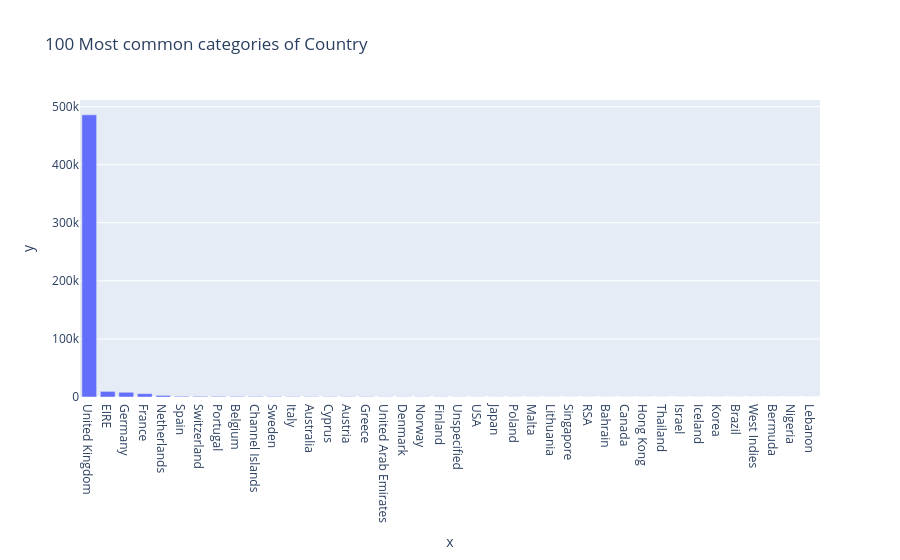

This figure's notebook cell:
### Markdown cell above
Los duplicados en este grafico representan las transacciones que se han hecho a una misma hora. Además, observando la serie temporal es posible ver que existen picos de compras, permitiendo inferir que existen eventos como el Black Friday (el cual ocurre el 27 de noviembre a partir del año 2010 en UK) o festivos. Asimismo, se nota una tendencia sostenida a la alza en las trasacciones a lo largo del tiempo, lo cual puede indicar un crecimiento en las ventas.

### Code cell
profile_serie(df_retail["Country"])

### Figure 1 — Plotly figure (JSON) as saved in the notebook; plotly's stock layout.template omitted (floating-point values rounded to 4 significant figures)
{"data": [{"hovertemplate": "x=%{x}<br>y=%{y}<extra></extra>", "legendgroup": "", "marker": {"color": "#636efa", "pattern": {"shape": ""}}, "name": "", "orientation": "v", "showlegend": false, "textposition": "auto", "type": "bar", "x": ["United Kingdom", "EIRE", "Germany", "France", "Netherlands", "Spain", "Switzerland", "Portugal", "Belgium", "Channel Islands", "Sweden", "Italy", "Australia", "Cyprus", "Austria", "Greece", "United Arab Emirates", "Denmark", "Norway", "Finland", "Unspecified", "USA", "Japan", "Poland", "Malta", "Lithuania", "Singapore", "RSA", "Bahrain", "Canada", "Hong Kong", "Thailand", "Israel", "Iceland", "Korea", "Brazil", "West Indies", "Bermuda", "Nigeria", "Lebanon"], "xaxis": "x", "y": [485852, 9670, 8129, 5772, 2769, 1278, 1187, 1101, 1054, 906, 902, 731, 654, 554, 537, 517, 432, 428, 369, 354, 310, 244, 224, 194, 172, 154, 117, 111, 107, 77, 76, 76, 74, 71, 63, 62, 54, 34, 32, 13], "yaxis": "y"}], "layout": {"barmode": "relative", "legend": {"tracegroupgap": 0}, "title": {"text": "100 Most common categories of Country"}, "xaxis": {"anchor": "y", "domain": [0, 1], "title": {"text": "x"}}, "yaxis": {"anchor": "x", "domain": [0, 1], "title": {"text": "y"}}}}
